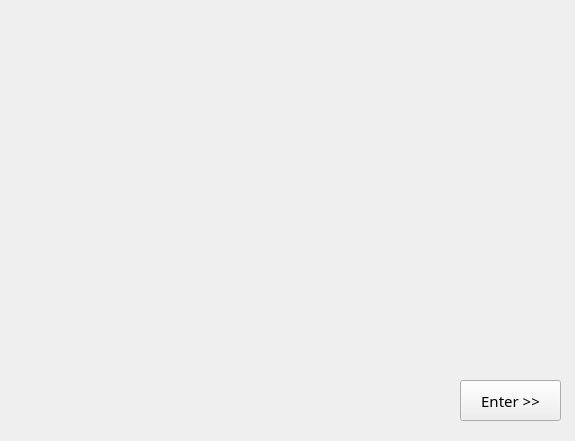
<?xml version="1.0" encoding="UTF-8"?>
<ui version="4.0">
 <class>MainWindow</class>
 <widget class="QMainWindow" name="MainWindow">
  <property name="geometry">
   <rect>
    <x>0</x>
    <y>0</y>
    <width>575</width>
    <height>441</height>
   </rect>
  </property>
  <property name="font">
   <font>
    <family>Laksaman</family>
    <pointsize>11</pointsize>
   </font>
  </property>
  <property name="windowTitle">
   <string>MainWindow</string>
  </property>
  <widget class="QWidget" name="centralwidget">
   <widget class="QStackedWidget" name="stackedWidget">
    <property name="geometry">
     <rect>
      <x>0</x>
      <y>0</y>
      <width>575</width>
      <height>441</height>
     </rect>
    </property>
    <property name="styleSheet">
     <string notr="true"/>
    </property>
    <property name="currentIndex">
     <number>0</number>
    </property>
    <widget class="QWidget" name="page_9">
     <property name="styleSheet">
      <string notr="true">border-image: url(:/icons_download/icons/hospital.jpg) 0 0 0 0 stretch stretch;</string>
     </property>
     <widget class="QPushButton" name="pushButton_15">
      <property name="geometry">
       <rect>
        <x>460</x>
        <y>380</y>
        <width>101</width>
        <height>41</height>
       </rect>
      </property>
      <property name="styleSheet">
       <string notr="true">border-image: none;</string>
      </property>
      <property name="text">
       <string>Enter &gt;&gt;</string>
      </property>
     </widget>
    </widget>
    <widget class="QWidget" name="page">
     <property name="styleSheet">
      <string notr="true">#page{
background-image: url(:/icons_download/icons/staff.jpg);
}</string>
     </property>
     <widget class="QPushButton" name="pushButton">
      <property name="geometry">
       <rect>
        <x>230</x>
        <y>100</y>
        <width>131</width>
        <height>51</height>
       </rect>
      </property>
      <property name="text">
       <string>Receptionist</string>
      </property>
     </widget>
     <widget class="QPushButton" name="pushButton_3">
      <property name="geometry">
       <rect>
        <x>230</x>
        <y>260</y>
        <width>131</width>
        <height>51</height>
       </rect>
      </property>
      <property name="text">
       <string>Finance Admin</string>
      </property>
     </widget>
     <widget class="QPushButton" name="pushButton_2">
      <property name="geometry">
       <rect>
        <x>230</x>
        <y>180</y>
        <width>131</width>
        <height>51</height>
       </rect>
      </property>
      <property name="text">
       <string>Infra Admin</string>
      </property>
     </widget>
     <widget class="QPushButton" name="pushButton_14">
      <property name="geometry">
       <rect>
        <x>180</x>
        <y>100</y>
        <width>31</width>
        <height>31</height>
       </rect>
      </property>
      <property name="text">
       <string>&lt;</string>
      </property>
     </widget>
    </widget>
    <widget class="QWidget" name="page_2">
     <property name="styleSheet">
      <string notr="true">#page_2{
border-image: url(:/icons_download/icons/nurse.jpg);
}</string>
     </property>
     <widget class="QLabel" name="label">
      <property name="geometry">
       <rect>
        <x>240</x>
        <y>30</y>
        <width>111</width>
        <height>61</height>
       </rect>
      </property>
      <property name="font">
       <font>
        <pointsize>20</pointsize>
       </font>
      </property>
      <property name="text">
       <string>Tables</string>
      </property>
      <property name="alignment">
       <set>Qt::AlignCenter</set>
      </property>
     </widget>
     <widget class="QFrame" name="frame">
      <property name="geometry">
       <rect>
        <x>210</x>
        <y>100</y>
        <width>171</width>
        <height>211</height>
       </rect>
      </property>
      <property name="frameShape">
       <enum>QFrame::StyledPanel</enum>
      </property>
      <property name="frameShadow">
       <enum>QFrame::Raised</enum>
      </property>
      <widget class="QRadioButton" name="radioButton_1">
       <property name="geometry">
        <rect>
         <x>50</x>
         <y>30</y>
         <width>73</width>
         <height>23</height>
        </rect>
       </property>
       <property name="font">
        <font>
         <pointsize>11</pointsize>
        </font>
       </property>
       <property name="text">
        <string>Patient</string>
       </property>
       <property name="checked">
        <bool>true</bool>
       </property>
      </widget>
      <widget class="QRadioButton" name="radioButton_8">
       <property name="geometry">
        <rect>
         <x>50</x>
         <y>70</y>
         <width>81</width>
         <height>23</height>
        </rect>
       </property>
       <property name="font">
        <font>
         <pointsize>11</pointsize>
        </font>
       </property>
       <property name="text">
        <string>Doctor</string>
       </property>
      </widget>
      <widget class="QRadioButton" name="radioButton_9">
       <property name="geometry">
        <rect>
         <x>50</x>
         <y>110</y>
         <width>81</width>
         <height>23</height>
        </rect>
       </property>
       <property name="font">
        <font>
         <pointsize>11</pointsize>
        </font>
       </property>
       <property name="text">
        <string>Staff</string>
       </property>
      </widget>
      <widget class="QPushButton" name="pushButton_4">
       <property name="geometry">
        <rect>
         <x>40</x>
         <y>150</y>
         <width>101</width>
         <height>41</height>
        </rect>
       </property>
       <property name="text">
        <string>Submit</string>
       </property>
      </widget>
     </widget>
     <widget class="QPushButton" name="pushButton_11">
      <property name="geometry">
       <rect>
        <x>216</x>
        <y>45</y>
        <width>31</width>
        <height>31</height>
       </rect>
      </property>
      <property name="text">
       <string>&lt;</string>
      </property>
     </widget>
    </widget>
    <widget class="QWidget" name="page_3">
     <property name="styleSheet">
      <string notr="true">#page_3,#page_4{
border-image: url(:/icons_download/icons/doctor.jpg);
}</string>
     </property>
     <widget class="QFrame" name="frame_2">
      <property name="geometry">
       <rect>
        <x>170</x>
        <y>100</y>
        <width>231</width>
        <height>291</height>
       </rect>
      </property>
      <property name="frameShape">
       <enum>QFrame::StyledPanel</enum>
      </property>
      <property name="frameShadow">
       <enum>QFrame::Raised</enum>
      </property>
      <widget class="QRadioButton" name="radioButton_2">
       <property name="geometry">
        <rect>
         <x>50</x>
         <y>30</y>
         <width>121</width>
         <height>23</height>
        </rect>
       </property>
       <property name="font">
        <font>
         <pointsize>11</pointsize>
        </font>
       </property>
       <property name="text">
        <string>Lab_module</string>
       </property>
       <property name="checkable">
        <bool>true</bool>
       </property>
       <property name="checked">
        <bool>true</bool>
       </property>
      </widget>
      <widget class="QRadioButton" name="radioButton_10">
       <property name="geometry">
        <rect>
         <x>50</x>
         <y>70</y>
         <width>101</width>
         <height>23</height>
        </rect>
       </property>
       <property name="font">
        <font>
         <pointsize>11</pointsize>
        </font>
       </property>
       <property name="text">
        <string>Ambulance</string>
       </property>
      </widget>
      <widget class="QRadioButton" name="radioButton_11">
       <property name="geometry">
        <rect>
         <x>50</x>
         <y>110</y>
         <width>81</width>
         <height>23</height>
        </rect>
       </property>
       <property name="font">
        <font>
         <pointsize>11</pointsize>
        </font>
       </property>
       <property name="text">
        <string>Wards</string>
       </property>
      </widget>
      <widget class="QPushButton" name="pushButton_5">
       <property name="geometry">
        <rect>
         <x>70</x>
         <y>230</y>
         <width>101</width>
         <height>41</height>
        </rect>
       </property>
       <property name="text">
        <string>Submit</string>
       </property>
      </widget>
      <widget class="QRadioButton" name="radioButton_12">
       <property name="geometry">
        <rect>
         <x>50</x>
         <y>150</y>
         <width>111</width>
         <height>23</height>
        </rect>
       </property>
       <property name="font">
        <font>
         <pointsize>11</pointsize>
        </font>
       </property>
       <property name="text">
        <string>Bed_record</string>
       </property>
      </widget>
      <widget class="QRadioButton" name="radioButton_13">
       <property name="geometry">
        <rect>
         <x>50</x>
         <y>190</y>
         <width>151</width>
         <height>23</height>
        </rect>
       </property>
       <property name="font">
        <font>
         <pointsize>11</pointsize>
        </font>
       </property>
       <property name="text">
        <string>OT</string>
       </property>
      </widget>
     </widget>
     <widget class="QLabel" name="label_2">
      <property name="geometry">
       <rect>
        <x>230</x>
        <y>30</y>
        <width>111</width>
        <height>61</height>
       </rect>
      </property>
      <property name="font">
       <font>
        <pointsize>20</pointsize>
       </font>
      </property>
      <property name="text">
       <string>Tables</string>
      </property>
      <property name="alignment">
       <set>Qt::AlignCenter</set>
      </property>
     </widget>
     <widget class="QPushButton" name="pushButton_12">
      <property name="geometry">
       <rect>
        <x>200</x>
        <y>44</y>
        <width>31</width>
        <height>31</height>
       </rect>
      </property>
      <property name="text">
       <string>&lt;</string>
      </property>
     </widget>
    </widget>
    <widget class="QWidget" name="page_4">
     <property name="styleSheet">
      <string notr="true">#page_4{
border-image: url(:/icons_download/icons/doctor.jpg);
}</string>
     </property>
     <widget class="QFrame" name="frame_3">
      <property name="geometry">
       <rect>
        <x>190</x>
        <y>110</y>
        <width>211</width>
        <height>211</height>
       </rect>
      </property>
      <property name="frameShape">
       <enum>QFrame::StyledPanel</enum>
      </property>
      <property name="frameShadow">
       <enum>QFrame::Raised</enum>
      </property>
      <widget class="QRadioButton" name="radioButton_3">
       <property name="geometry">
        <rect>
         <x>50</x>
         <y>30</y>
         <width>121</width>
         <height>23</height>
        </rect>
       </property>
       <property name="font">
        <font>
         <pointsize>11</pointsize>
        </font>
       </property>
       <property name="text">
        <string>Salary_record</string>
       </property>
       <property name="checkable">
        <bool>true</bool>
       </property>
       <property name="checked">
        <bool>true</bool>
       </property>
      </widget>
      <widget class="QRadioButton" name="radioButton_14">
       <property name="geometry">
        <rect>
         <x>50</x>
         <y>70</y>
         <width>141</width>
         <height>23</height>
        </rect>
       </property>
       <property name="font">
        <font>
         <pointsize>11</pointsize>
        </font>
       </property>
       <property name="text">
        <string>Fund_allocation</string>
       </property>
      </widget>
      <widget class="QRadioButton" name="radioButton_15">
       <property name="geometry">
        <rect>
         <x>50</x>
         <y>110</y>
         <width>111</width>
         <height>23</height>
        </rect>
       </property>
       <property name="font">
        <font>
         <pointsize>11</pointsize>
        </font>
       </property>
       <property name="text">
        <string>Expenditure</string>
       </property>
      </widget>
      <widget class="QPushButton" name="pushButton_6">
       <property name="geometry">
        <rect>
         <x>60</x>
         <y>150</y>
         <width>101</width>
         <height>41</height>
        </rect>
       </property>
       <property name="text">
        <string>Submit</string>
       </property>
      </widget>
     </widget>
     <widget class="QLabel" name="label_3">
      <property name="geometry">
       <rect>
        <x>240</x>
        <y>40</y>
        <width>111</width>
        <height>61</height>
       </rect>
      </property>
      <property name="font">
       <font>
        <pointsize>20</pointsize>
       </font>
      </property>
      <property name="text">
       <string>Tables</string>
      </property>
      <property name="alignment">
       <set>Qt::AlignCenter</set>
      </property>
     </widget>
     <widget class="QPushButton" name="pushButton_13">
      <property name="geometry">
       <rect>
        <x>210</x>
        <y>56</y>
        <width>31</width>
        <height>31</height>
       </rect>
      </property>
      <property name="text">
       <string>&lt;</string>
      </property>
     </widget>
    </widget>
    <widget class="QWidget" name="page_5">
     <widget class="QTableWidget" name="tableWidget">
      <property name="geometry">
       <rect>
        <x>140</x>
        <y>10</y>
        <width>411</width>
        <height>351</height>
       </rect>
      </property>
      <row>
       <property name="text">
        <string>1</string>
       </property>
      </row>
      <row>
       <property name="text">
        <string>2</string>
       </property>
      </row>
      <row>
       <property name="text">
        <string>3</string>
       </property>
      </row>
      <column>
       <property name="text">
        <string>Name</string>
       </property>
      </column>
      <column>
       <property name="text">
        <string>eNTRY</string>
       </property>
      </column>
      <column>
       <property name="text">
        <string>type</string>
       </property>
      </column>
     </widget>
     <widget class="QPushButton" name="pushButton_10">
      <property name="geometry">
       <rect>
        <x>20</x>
        <y>40</y>
        <width>100</width>
        <height>25</height>
       </rect>
      </property>
      <property name="text">
       <string>Back</string>
      </property>
     </widget>
     <widget class="QPushButton" name="pushButton_8">
      <property name="geometry">
       <rect>
        <x>20</x>
        <y>110</y>
        <width>100</width>
        <height>50</height>
       </rect>
      </property>
      <property name="font">
       <font>
        <family>Laksaman</family>
       </font>
      </property>
      <property name="styleSheet">
       <string notr="true"/>
      </property>
      <property name="text">
       <string> Insert</string>
      </property>
      <property name="icon">
       <iconset>
        <normaloff>:/icons/insert.png</normaloff>:/icons/insert.png</iconset>
      </property>
      <property name="iconSize">
       <size>
        <width>23</width>
        <height>23</height>
       </size>
      </property>
      <property name="autoDefault">
       <bool>false</bool>
      </property>
      <property name="default">
       <bool>false</bool>
      </property>
      <property name="flat">
       <bool>false</bool>
      </property>
     </widget>
     <widget class="QPushButton" name="pushButton_7">
      <property name="geometry">
       <rect>
        <x>20</x>
        <y>270</y>
        <width>100</width>
        <height>50</height>
       </rect>
      </property>
      <property name="text">
       <string> Delete</string>
      </property>
      <property name="icon">
       <iconset>
        <normaloff>:/icons/delete.png</normaloff>:/icons/delete.png</iconset>
      </property>
      <property name="iconSize">
       <size>
        <width>23</width>
        <height>23</height>
       </size>
      </property>
     </widget>
     <widget class="QPushButton" name="pushButton_9">
      <property name="geometry">
       <rect>
        <x>20</x>
        <y>190</y>
        <width>100</width>
        <height>50</height>
       </rect>
      </property>
      <property name="text">
       <string> Update</string>
      </property>
      <property name="icon">
       <iconset>
        <normaloff>:/icons/update.png</normaloff>:/icons/update.png</iconset>
      </property>
      <property name="iconSize">
       <size>
        <width>23</width>
        <height>23</height>
       </size>
      </property>
     </widget>
    </widget>
    <widget class="QWidget" name="page_6"/>
    <widget class="QWidget" name="page_7"/>
    <widget class="QWidget" name="page_8"/>
   </widget>
  </widget>
 </widget>
 <resources>
  <include location="icons.qrc"/>
 </resources>
 <connections/>
</ui>
